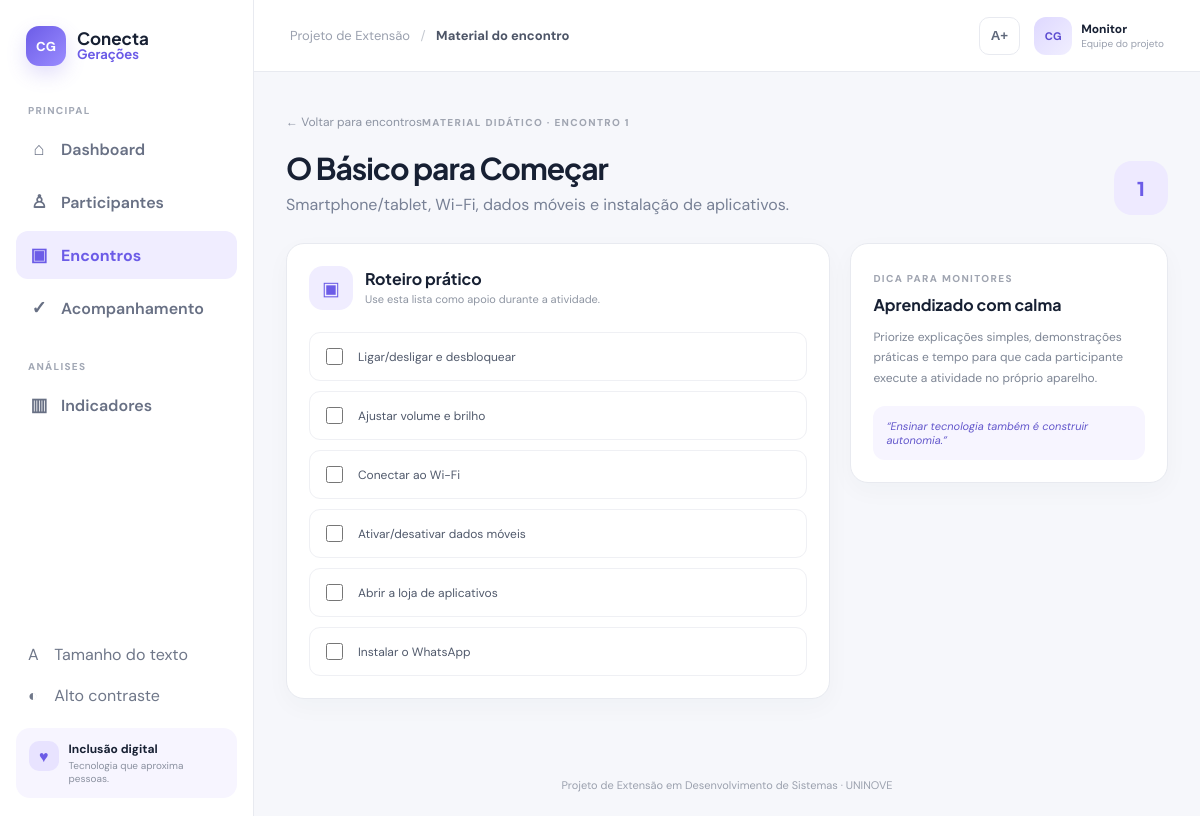
The app's page /materiais/1 with its own data.
### tables this page shows
CREATE TABLE encontros (
        numero INTEGER PRIMARY KEY,
        titulo TEXT NOT NULL,
        descricao TEXT NOT NULL
    );

### run.py (the view)
@app.route('/materiais/<int:numero>')
def materiais(numero):
    conn=get_db(); e=conn.execute('SELECT * FROM encontros WHERE numero=?',(numero,)).fetchone(); conn.close()
    if not e: abort(404)
    return render_template('materiais.html', encontro=e, itens=MATERIAIS.get(numero, []))

### run.py (called while the page is built)
def get_db():
    conn = sqlite3.connect(DB)
    conn.row_factory = sqlite3.Row
    return conn

@app.context_processor
def inject_globals():
    return {'app_name': 'Conecta Gerações'}

### templates/materiais.html
{% extends 'base.html' %}{% block title %}Material do encontro{% endblock %}{% block content %}
<section class="page-heading"><div><a class="back" href="{{url_for('encontros')}}">← Voltar para encontros</a><span class="eyebrow">MATERIAL DIDÁTICO · ENCONTRO {{encontro.numero}}</span><h1>{{encontro.titulo}}</h1><p>{{encontro.descricao}}</p></div><span class="round-number">{{encontro.numero}}</span></section>
<section class="material-grid"><div class="panel material-main"><div class="material-head"><div class="material-icon">▣</div><div><h2>Roteiro prático</h2><p>Use esta lista como apoio durante a atividade.</p></div></div><div class="check-list">{% for item in itens %}<label><input type="checkbox"><span>{{item}}</span></label>{% endfor %}</div></div><aside class="panel tip"><span class="eyebrow">DICA PARA MONITORES</span><h2>Aprendizado com calma</h2><p>Priorize explicações simples, demonstrações práticas e tempo para que cada participante execute a atividade no próprio aparelho.</p><div class="quote">“Ensinar tecnologia também é construir autonomia.”</div></aside></section>
{% endblock %}

### static/style.css (style rules this page uses)
:root { --bg:#f6f7fb;--surface:#fff;--text:#172033;--muted:#778095;--line:#e8eaf0;--primary:#6c5ce7;--primary-2:#8b7cf5;--green:#25a56a;--orange:#e99a45;--blue:#4f86e8;--danger:#d9534f;font-family:'DM Sans',Arial,sans-serif;color:var(--text);background:var(--bg);font-size:16px }
* { box-sizing:border-box }
body { margin:0;background:var(--bg);min-height:100vh }
.welcome,.page-heading,.profile-heading { display:flex;justify-content:space-between;align-items:flex-end;gap:25px;margin-bottom:28px }
.welcome h1,.page-heading h1,.profile-heading h1 { font-family:'Plus Jakarta Sans';font-size:30px;letter-spacing:-1px;margin:7px 0 7px }
.welcome p,.page-heading p,.profile-heading p { margin:0;color:var(--muted);max-width:650px }
.eyebrow { font-size:10px;letter-spacing:1.35px;color:#a0a5b1;font-weight:800 }
.panel,.form-card { background:#fff;border:1px solid var(--line);border-radius:18px;box-shadow:0 8px 24px #24304b08 }
.panel { padding:22px }
.panel h2,.form-card h2 { font:700 16px 'Plus Jakarta Sans';margin:5px 0 0 }
.page-heading { align-items:flex-end }
.back { display:inline-block;color:#8c93a2;font-size:12px;text-decoration:none;margin-bottom:12px }
.round-number { width:54px;height:54px;border-radius:18px;background:#eeeaff;color:var(--primary);display:grid;place-items:center;font:800 19px 'Plus Jakarta Sans' }
.material-grid { display:grid;grid-template-columns:1.2fr .7fr;gap:20px }
.material-head { display:flex;gap:12px;align-items:center;margin-bottom:22px }
.material-icon { width:44px;height:44px;border-radius:14px;background:#f0edff;color:var(--primary);display:grid;place-items:center;font-size:19px }
.material-head h2 { margin:0;font:700 16px 'Plus Jakarta Sans' }
.material-head p { font-size:11px;color:#8e95a2;margin:3px 0 }
.check-list { display:grid;gap:10px }
.check-list label { display:flex;gap:12px;align-items:center;padding:12px;border:1px solid #eff0f4;border-radius:11px;font-size:12px;color:#50596b;cursor:pointer }
.check-list input { width:17px;height:17px;accent-color:var(--primary) }
.tip { align-self:start }
.tip h2 { font:700 16px 'Plus Jakarta Sans';margin:7px 0 }
.tip p { font-size:12px;line-height:1.7;color:#7e8695 }
.quote { margin-top:18px;background:#f7f5ff;border-radius:12px;padding:13px;font-size:11px;color:#6256cb;font-style:italic }

### records on screen
encontros: numero "1", titulo "O Básico para Começar", descricao "Smartphone/tablet, Wi-Fi, dados móveis e instalação de aplicativos."

### other values on screen
{{ item }} "Ligar/desligar e desbloquear" "Ajustar volume e brilho" "Conectar ao Wi-Fi" "Ativar/desativar dados móveis" "Abrir a loja de aplicativos" "Instalar o WhatsApp"
